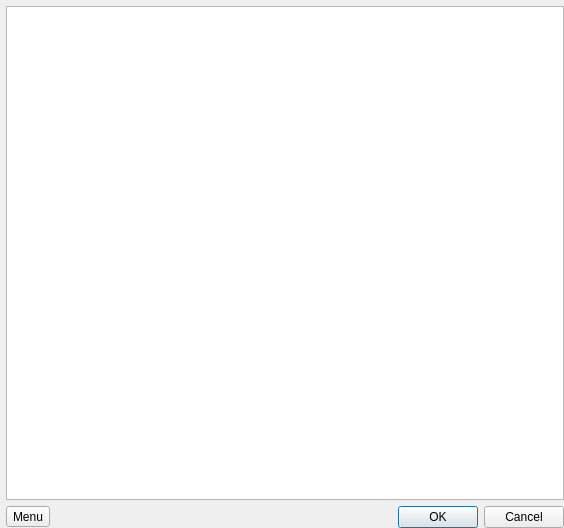
<?xml version="1.0" encoding="UTF-8"?>
<ui version="4.0">
 <class>Dialog</class>
 <widget class="QDialog" name="Dialog">
  <property name="geometry">
   <rect>
    <x>0</x>
    <y>0</y>
    <width>564</width>
    <height>528</height>
   </rect>
  </property>
  <property name="windowTitle">
   <string>Dialog</string>
  </property>
  <layout class="QHBoxLayout" name="horizontalLayout">
   <property name="leftMargin">
    <number>6</number>
   </property>
   <property name="topMargin">
    <number>6</number>
   </property>
   <property name="rightMargin">
    <number>0</number>
   </property>
   <property name="bottomMargin">
    <number>0</number>
   </property>
   <item>
    <layout class="QGridLayout" name="gridLayout">
     <item row="0" column="0" colspan="2">
      <widget class="QGraphicsView" name="graphicsView">
       <property name="backgroundBrush">
        <brush brushstyle="SolidPattern">
         <color alpha="255">
          <red>0</red>
          <green>0</green>
          <blue>0</blue>
         </color>
        </brush>
       </property>
       <property name="dragMode">
        <enum>QGraphicsView::ScrollHandDrag</enum>
       </property>
       <property name="viewportUpdateMode">
        <enum>QGraphicsView::FullViewportUpdate</enum>
       </property>
      </widget>
     </item>
     <item row="1" column="0">
      <widget class="QToolButton" name="toolButton">
       <property name="text">
        <string>Menu</string>
       </property>
      </widget>
     </item>
     <item row="1" column="1">
      <widget class="QDialogButtonBox" name="buttonBox">
       <property name="orientation">
        <enum>Qt::Horizontal</enum>
       </property>
       <property name="standardButtons">
        <set>QDialogButtonBox::Cancel|QDialogButtonBox::Ok</set>
       </property>
       <property name="centerButtons">
        <bool>false</bool>
       </property>
      </widget>
     </item>
    </layout>
   </item>
  </layout>
  <action name="actionShowSomething">
   <property name="text">
    <string>Show Something</string>
   </property>
  </action>
 </widget>
 <resources/>
 <connections>
  <connection>
   <sender>buttonBox</sender>
   <signal>accepted()</signal>
   <receiver>Dialog</receiver>
   <slot>accept()</slot>
   <hints>
    <hint type="sourcelabel">
     <x>248</x>
     <y>254</y>
    </hint>
    <hint type="destinationlabel">
     <x>157</x>
     <y>274</y>
    </hint>
   </hints>
  </connection>
  <connection>
   <sender>buttonBox</sender>
   <signal>rejected()</signal>
   <receiver>Dialog</receiver>
   <slot>reject()</slot>
   <hints>
    <hint type="sourcelabel">
     <x>316</x>
     <y>260</y>
    </hint>
    <hint type="destinationlabel">
     <x>286</x>
     <y>274</y>
    </hint>
   </hints>
  </connection>
 </connections>
</ui>
